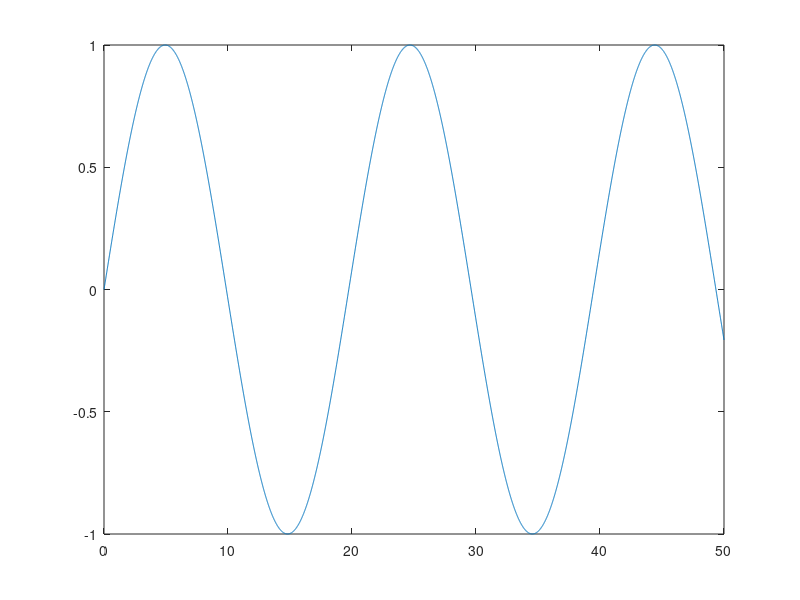

The MATLAB script that drew this image:
clear all;
close all;
clc;

Tmax=50;
dT=0.01;
t=0;

index = 1;

while(t<=Tmax)
    t_array(index) = t;
    y(index) = sin(t/pi);

    index = index + 1;
    t = t + dT;
end

plot(t_array,y);